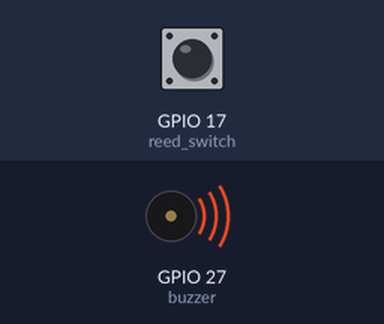
Recording of a program running on a simulated Raspberry Pi (BCM pin numbers). Shown: buzzer (waves = sounding, pin HIGH). The test bench sets the inputs (shaded band); at power-on: GPIO 17 (reed_switch) HIGH.

Above: at 1.25 s.
1.3 s: GPIO 17 (reed_switch) pulled LOW for 3.2 s
At 2.6 s:
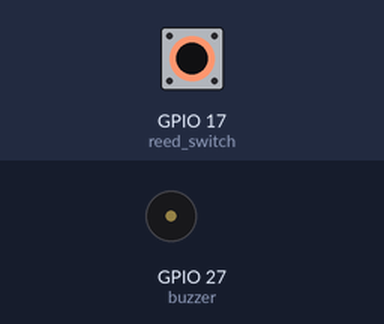
At 4.55 s:
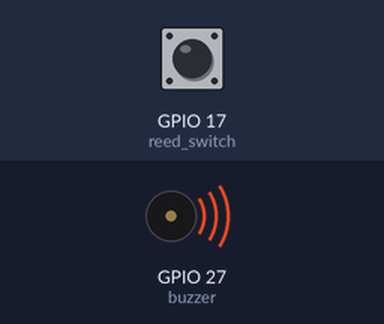
Timing chart, 0 to 12.2 s (numbered marks = the images above; inputs shaded):
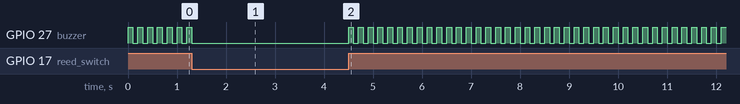

Measured:
- by itself, GPIO 27 (buzzer): repeats every 0.20 s: HIGH 0.10 s, LOW 0.10 s

The program:

4.1.6_MagneticAlarmSystem_zero.py
```python
#!/usr/bin/env python3
from gpiozero import Buzzer, Button
import time

# Initialize the buzzer on GPIO pin 27
buzzer = Buzzer(27)
# Initialize the reed switch on GPIO pin 17 with pull-up resistor enabled
reed_switch = Button(17, pull_up=True)

try:
    while True:
        # Check if the reed switch is pressed
        if reed_switch.is_pressed:
            # Turn off the buzzer if reed switch is pressed
            buzzer.off()
        else:
            # If reed switch is not pressed, beep the buzzer
            buzzer.on()
            time.sleep(0.1)  # Buzzer on for 0.1 seconds
            buzzer.off()
            time.sleep(0.1)  # Buzzer off for 0.1 seconds

except KeyboardInterrupt:
    # Turn off the buzzer when the program is interrupted (e.g., keyboard interrupt)
    buzzer.off()
    pass
```
